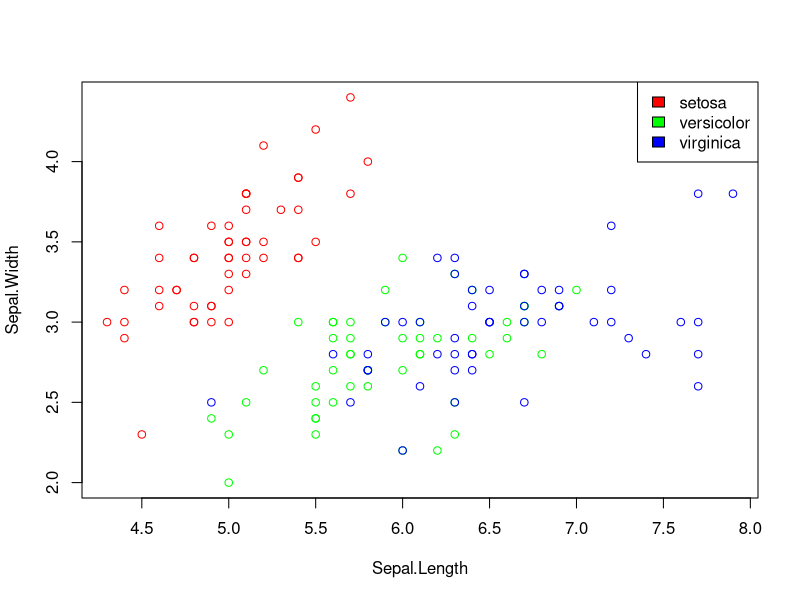
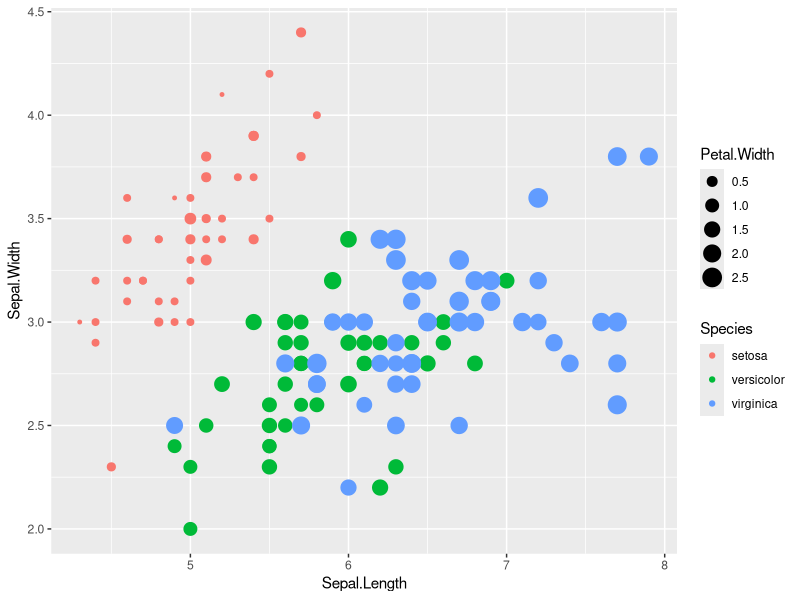
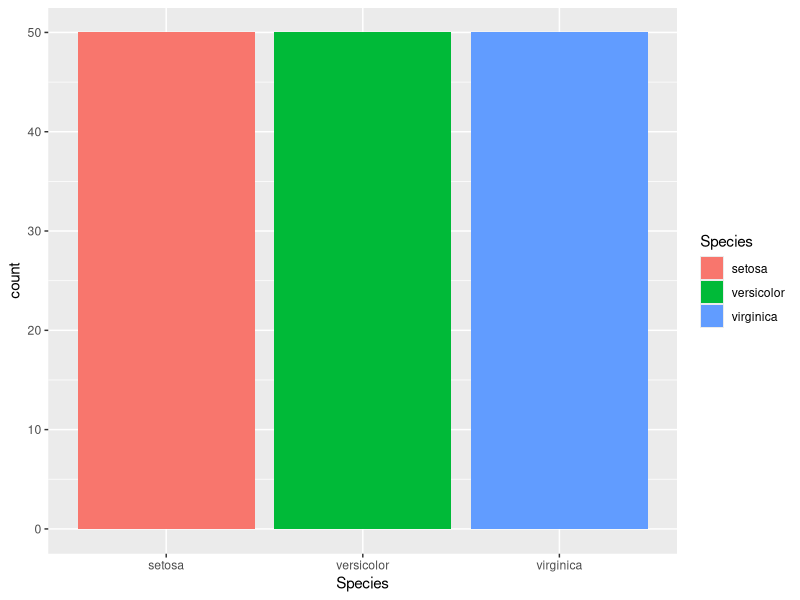
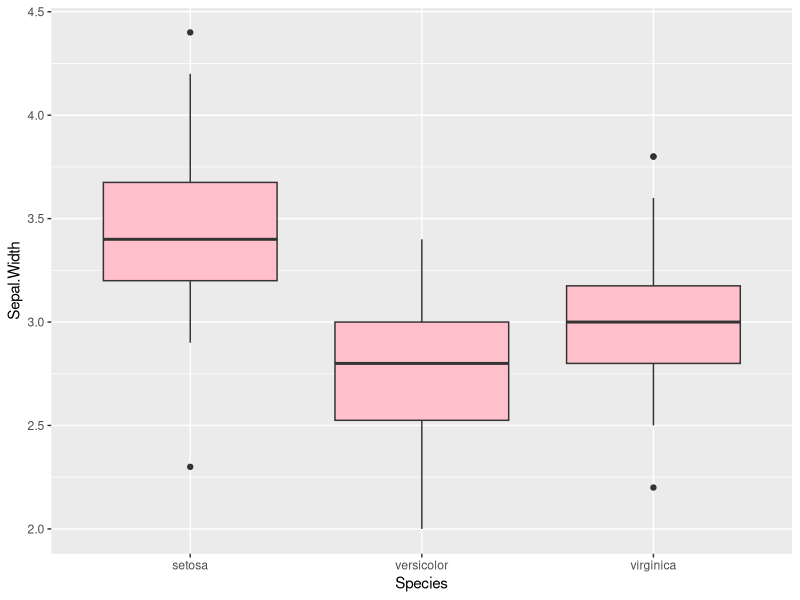
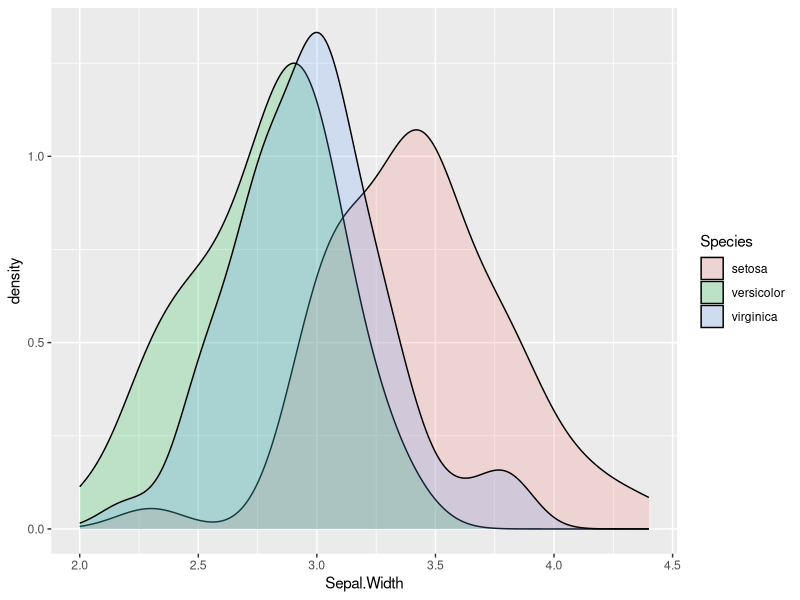
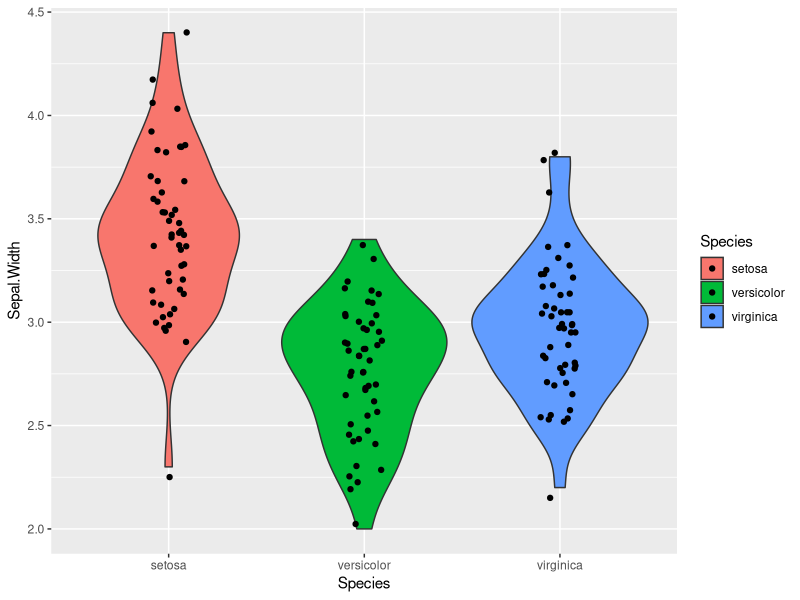

These figures' R source, in order:
#####
# 1)
library("ggplot2")
head(iris)

plot(Sepal.Width ~ Sepal.Length,data=iris, col= c('red', 'green', 'blue')[iris$Species])
legend('topright' ,legend = unique(iris$Species), fill = c('red', 'green', 'blue'))

ggplot(iris, aes(x=Sepal.Length, y=Sepal.Width, size=Petal.Width, col=Species)) +
  geom_point()

#####
# 2)
# a)
ggplot(iris, aes(x=Species, fill=Species)) +
  geom_bar()

# b)
ggplot(iris, aes(y=Sepal.Width, x=Species))+
  geom_boxplot(fill='pink')

# c)
ggplot(iris, aes(x=Sepal.Width, fill = Species))+
  geom_density(alpha = 0.2)

# d)
ggplot(iris, aes(x=Species, y=Sepal.Width, fill=Species))+
  geom_violin()+
  geom_jitter(col = 'black', size = 1.5,width = 0.1, height = 0.05)
